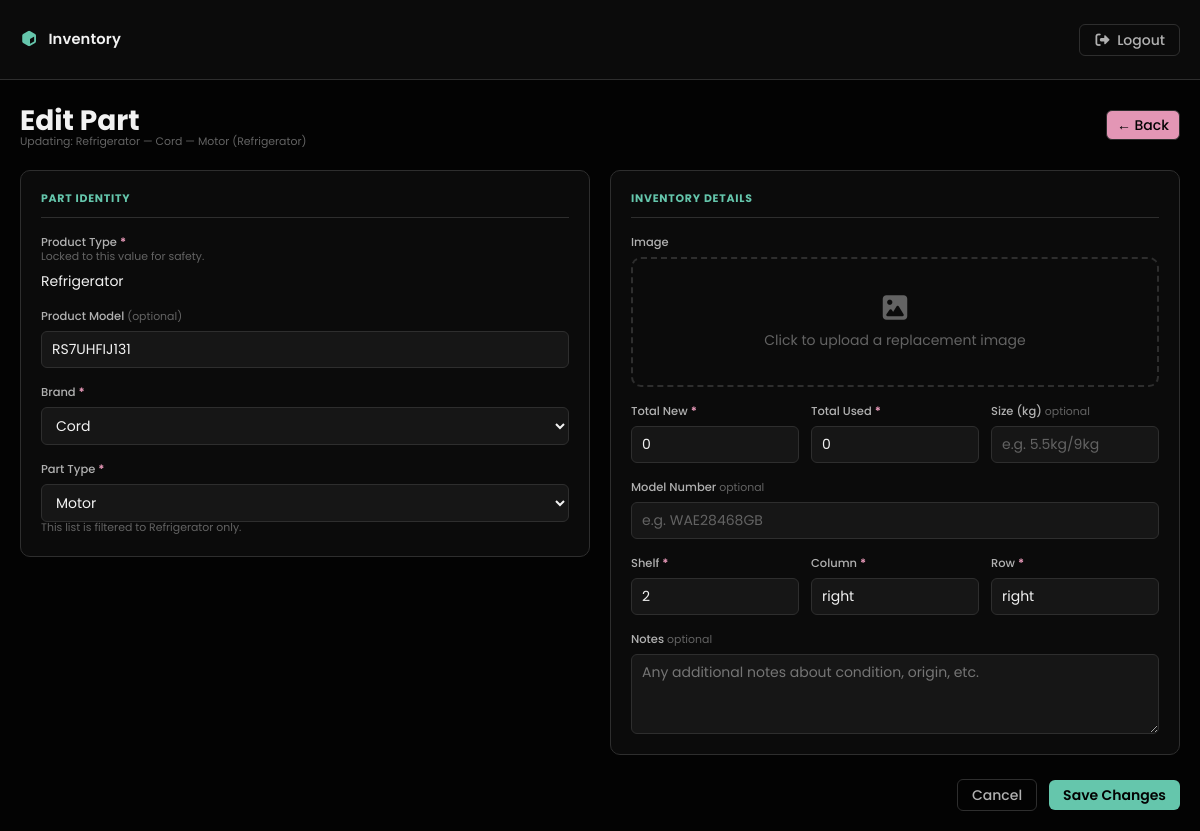
The page /part/edit/8 (signed in) on the database its author committed.
### dashboard/models.py (models this page shows, shortened)
class Part(models.Model):
    product_type = models.ForeignKey(
        ProductType,
        on_delete=models.PROTECT,
        related_name="parts",
    )
    brand = models.ForeignKey(
        Brand,
        on_delete=models.PROTECT,
        related_name="parts",
    )
    part_type = models.ForeignKey(
        PartType,
        on_delete=models.PROTECT,
        related_name="parts",
    )
    image = models.ImageField(upload_to="parts/", null=True, blank=True)
    product_model = models.CharField(max_length=100, null=True, blank=True)
    total_new = models.PositiveIntegerField(default=0)
    total_used = models.PositiveIntegerField(default=0)
    size_kg = models.CharField(max_length=100, null=True, blank=True)
    model_number = models.CharField(max_length=100, null=True, blank=True)
    shelf_number = models.PositiveIntegerField()
    column_number = models.CharField(max_length=100, null=True)
    row_number = models.CharField(max_length=100, null=True)
    notes = models.TextField(null=True, blank=True)
    class Meta:
        unique_together = [
            ("product_type", "brand", "part_type"),
            ("shelf_number", "column_number", "row_number"),
        ]

class ProductType(models.Model):
    name = models.CharField(max_length=100, unique=True)
    def __str__(self):
        return self.name

class Brand(models.Model):
    name = models.CharField(max_length=100, unique=True)
    def __str__(self):
        return self.name

class PartType(models.Model):
    name = models.CharField(max_length=150)
    product_type = models.ForeignKey(
        ProductType,
        on_delete=models.CASCADE,  # PartTypes for a deleted ProductType clean up automatically
        related_name="part_types",
    )
    class Meta:
        unique_together = ("name", "product_type")
    def __str__(self):
        return f"{self.name} ({self.product_type})"

### dashboard/views.py (the view, shortened to what this page needs)
# urls.py: path("part/edit/<int:pk>", views.edit_part, name="edit-part"),
@login_required
def edit_part(request, pk):
    item = get_object_or_404(
        Part.objects.select_related("product_type", "brand", "part_type"), pk=pk
    )
    product_types = ProductType.objects.all().order_by("name")
    brands = Brand.objects.all().order_by("name")
    part_types_for_product = PartType.objects.filter(
        product_type=item.product_type
    ).order_by("name")
    return render(
        request,
        "dashboard/edit_part.html",
        {
            "form": PartForm(
                instance=item, initial={"product_model": item.product_model or ""}
            ),
            "item": item,
            "product_types": product_types,
            "brands": brands,
            "part_types_for_product": part_types_for_product,
            "fk_errors": {},
            "posted": {},
        },
    )

### templates/dashboard/edit_part.html (shortened to what this page needs)
{% extends 'partials/base.html' %}
{% load static %}
{% block content %}
<div class="page-content">
  <div class="form-page-header">
    <div>
      <h1>Edit Part</h1>
      <p class="field-hint">
        Updating: {{ item.product_type }} — {{ item.brand }} — {{ item.part_type }}
      </p>
    </div>
    <a href="{% url 'dashboard-index' %}" class="btn btn-outline btn-icon">
      ← Back
    </a>
  </div>
  <form method="POST" enctype="multipart/form-data" class="part-form">
    <div class="part-form-grid">
      <section class="form-section">
        <div class="section-label">Part identity</div>
        <div class="form-group">
          <label class="form-label">Product Type <span class="req">*</span></label>
          <div class="field-hint">
            Locked to this value for safety.
          </div>
          <div class="locked-value">
            {{ item.product_type }}
          </div>
        </div>
        <div class="form-group">
          <label for="{{ form.product_model.id_for_label }}" class="form-label">
            Product Model <span class="opt">(optional)</span>
          </label>
          {{ form.product_model }}
        </div>
        <div class="form-group">
          <label for="brand-select" class="form-label">Brand <span class="req">*</span></label>
          <select id="brand-select" name="brand_select">
            {% for brand in brands %}
              {% if posted.brand_select %}
                <option value="{{ brand.id }}" {% if posted.brand_select == brand.id|stringformat:"s" %}selected{% endif %}>
                  {{ brand.name }}
                </option>
              {% else %}
                <option value="{{ brand.id }}" {% if item.brand_id == brand.id %}selected{% endif %}>
                  {{ brand.name }}
                </option>
              {% endif %}
            {% endfor %}
          </select>
        </div>
        <div class="form-group">
          <label for="part-type-select" class="form-label">Part Type <span class="req">*</span></label>
          <select id="part-type-select" name="part_type_select">
            {% for pt in part_types_for_product %}
              {% if posted.part_type_select %}
                <option value="{{ pt.id }}" {% if posted.part_type_select == pt.id|stringformat:"s" %}selected{% endif %}>
                  {{ pt.name }}
                </option>
              {% else %}
                <option value="{{ pt.id }}" {% if item.part_type_id == pt.id %}selected{% endif %}>
                  {{ pt.name }}
                </option>
              {% endif %}
            {% endfor %}
          </select>
          <div class="field-hint">
            This list is filtered to {{ item.product_type }} only.
          </div>
        </div>
      </section>
      <section class="form-section">
        <div class="section-label">Inventory details</div>
        <div class="form-group">
          <label class="form-label">Image</label>
          <label class="image-upload-area" for="id_image">
            <div class="upload-placeholder" {% if item.image %} style="display:none;"{% endif %}>
              <i class="fa-solid fa-image"></i>
              <span>Click to upload a replacement image</span>
            </div>
          </label>
        </div>
        <div class="form-row-3">
          <div class="form-group">
            <label for="{{ form.total_new.id_for_label }}" class="form-label">Total New <span class="req">*</span></label>
            {{ form.total_new }}
          </div>
          <div class="form-group">
            <label for="{{ form.total_used.id_for_label }}" class="form-label">Total Used <span class="req">*</span></label>
            {{ form.total_used }}
          </div>
          <div class="form-group">
            <label for="{{ form.size_kg.id_for_label }}" class="form-label">Size (kg) <span class="opt">optional</span></label>
            {{ form.size_kg }}
          </div>
        </div>
        <div class="form-group">
          <label for="{{ form.model_number.id_for_label }}" class="form-label">Model Number <span class="opt">optional</span></label>
          {{ form.model_number }}
        </div>
        <div class="form-row-3">
          <div class="form-group">
            <label for="{{ form.shelf_number.id_for_label }}" class="form-label">Shelf <span class="req">*</span></label>
            {{ form.shelf_number }}
          </div>
          <div class="form-group">
            <label for="{{ form.column_number.id_for_label }}" class="form-label">Column <span class="req">*</span></label>
            {{ form.column_number }}
          </div>
          <div class="form-group">
            <label for="{{ form.row_number.id_for_label }}" class="form-label">Row <span class="req">*</span></label>
            {{ form.row_number }}
          </div>
        </div>
        <div class="form-group">
          <label for="{{ form.notes.id_for_label }}" class="form-label">Notes <span class="opt">optional</span></label>
          {{ form.notes }}
        </div>
      </section>
    </div>
    <div class="form-actions">
      <a href="{% url 'dashboard-index' %}" class="btn btn-outline">Cancel</a>
      <button type="submit" class="btn btn-primary">Save Changes</button>
    </div>
  </form>
</div>
{% endblock content %}

### static/style.css (style rules this page uses)
:root { --bg-dark: oklch(0.1 0 174); --bg: oklch(0.15 0 174); --bg-light: oklch(0.2 0 174); --text: oklch(0.96 0 174); --text-muted: oklch(0.76 0 174); --highlight: oklch(0.5 0 174); --border: oklch(0.4 0 174); --border-muted: oklch(0.3 0 174); --primary: oklch(0.76 0.1 174); --secondary: oklch(0.76 0.1 354); --danger: oklch(0.7 0.05 30); --warning: oklch(0.7 0.05 100); --success: oklch(0.7 0.05 160); --info: oklch(0.7 0.05 260); --success-2: oklch(0.3 0.05 160); --danger-2: oklch(0.3 0.05 30); --warning-2: oklch(0.3 0.05 100); --radius: 6px; --radius-lg: 10px; --nav-h: 80px; }
*, *::before, *::after { margin: 0; padding: 0; box-sizing: border-box; }
html { font-size: 14px; font-family: Poppins, 'Segoe UI', Tahoma, sans-serif; }
body { background-color: var(--bg-dark); color: var(--text); min-height: 100vh; }
a { color: inherit; text-decoration: none; }
button, .btn { display: inline-flex; align-items: center; gap: 6px; outline: none; border: none; border-radius: var(--radius); cursor: pointer; padding: 8px 14px; font-family: inherit; font-size: inherit; font-weight: 500; line-height: 1; white-space: nowrap; transition: opacity 0.15s, transform 0.1s; }
.btn-primary { background-color: var(--primary); color: var(--bg-dark); font-weight: 600; }
.btn-outline { background-color: transparent; color: var(--text-muted); border: 1px solid var(--border-muted); }
.btn-icon { background-color: var(--secondary); color: var(--bg-dark); padding: 7px 10px; }
input[type="text"], input[type="password"], input[type="email"], select, textarea { background-color: var(--bg-light); color: var(--text); border: 1px solid var(--border-muted); border-radius: var(--radius); padding: 7px 10px; font-family: inherit; font-size: inherit; outline: none; transition: border-color 0.15s; width: 100%; }
input::placeholder { color: var(--highlight); }
.page-content { padding: 20px; max-width: 1600px; }
input[type="number"] { background-color: var(--bg-light); color: var(--text); border: 1px solid var(--border-muted); border-radius: var(--radius); padding: 7px 10px; font-family: inherit; font-size: inherit; outline: none; transition: border-color 0.15s; width: 100%; }
textarea { resize: vertical; min-height: 80px; }
.form-page-header { display: flex; justify-content: space-between; align-items: center; margin-bottom: 20px; gap: 12px; flex-wrap: wrap; }
.part-form { display: flex; flex-direction: column; gap: 20px; }
.part-form-grid { display: grid; grid-template-columns: 1fr 1fr; gap: 20px; align-items: start; }
.form-section { background-color: var(--bg); border: 1px solid var(--border-muted); border-radius: var(--radius-lg); padding: 20px; display: flex; flex-direction: column; gap: 16px; }
.section-label { font-size: 0.78rem; font-weight: 700; text-transform: uppercase; letter-spacing: 0.07em; color: var(--primary); margin: 0; padding-bottom: 10px; border-bottom: 1px solid var(--border-muted); }
.form-group { display: flex; flex-direction: column; gap: 6px; margin: 0; }
.form-label { font-size: 0.82rem; color: var(--text-muted); font-weight: 500; }
.req { color: var(--secondary); font-weight: 700; }
.opt { color: var(--highlight); font-weight: 400; font-size: 0.78rem; }
.form-row-3 { display: grid; grid-template-columns: 1fr 1fr 1fr; gap: 12px; }
.field-hint { color: var(--highlight); font-size: 0.78rem; margin-top: -8px; }
.image-upload-area { display: flex; align-items: center; justify-content: center; border: 2px dashed var(--border-muted); border-radius: var(--radius-lg); padding: 24px; cursor: pointer; transition: border-color 0.2s, background-color 0.2s; min-height: 130px; overflow: hidden; }
.upload-placeholder { display: flex; flex-direction: column; align-items: center; gap: 8px; color: var(--highlight); text-align: center; pointer-events: none; }
.upload-placeholder i { font-size: 2rem; }
.form-actions { display: flex; justify-content: flex-end; align-items: center; gap: 12px; padding-top: 4px; }

### rows shown on the page
Part: product_type "Refrigerator", brand "Cord", part_type "Motor (Refrigerator)", product_model "RS7UHFIJ131", brand_select "Cord", part_type_select "Motor", total_new "0", total_used "0", shelf_number "2", column_number "right", row_number "right"
